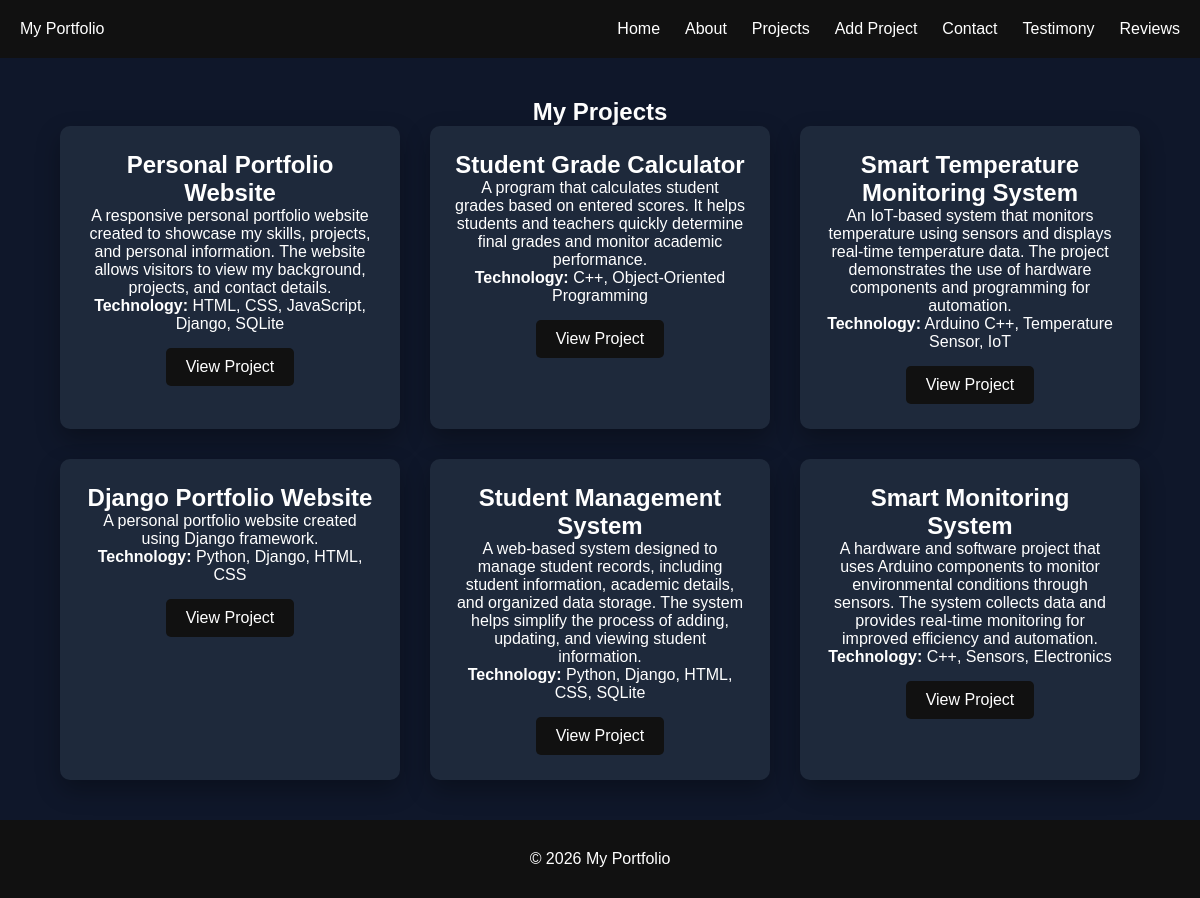
The app's page /projects/, older data.
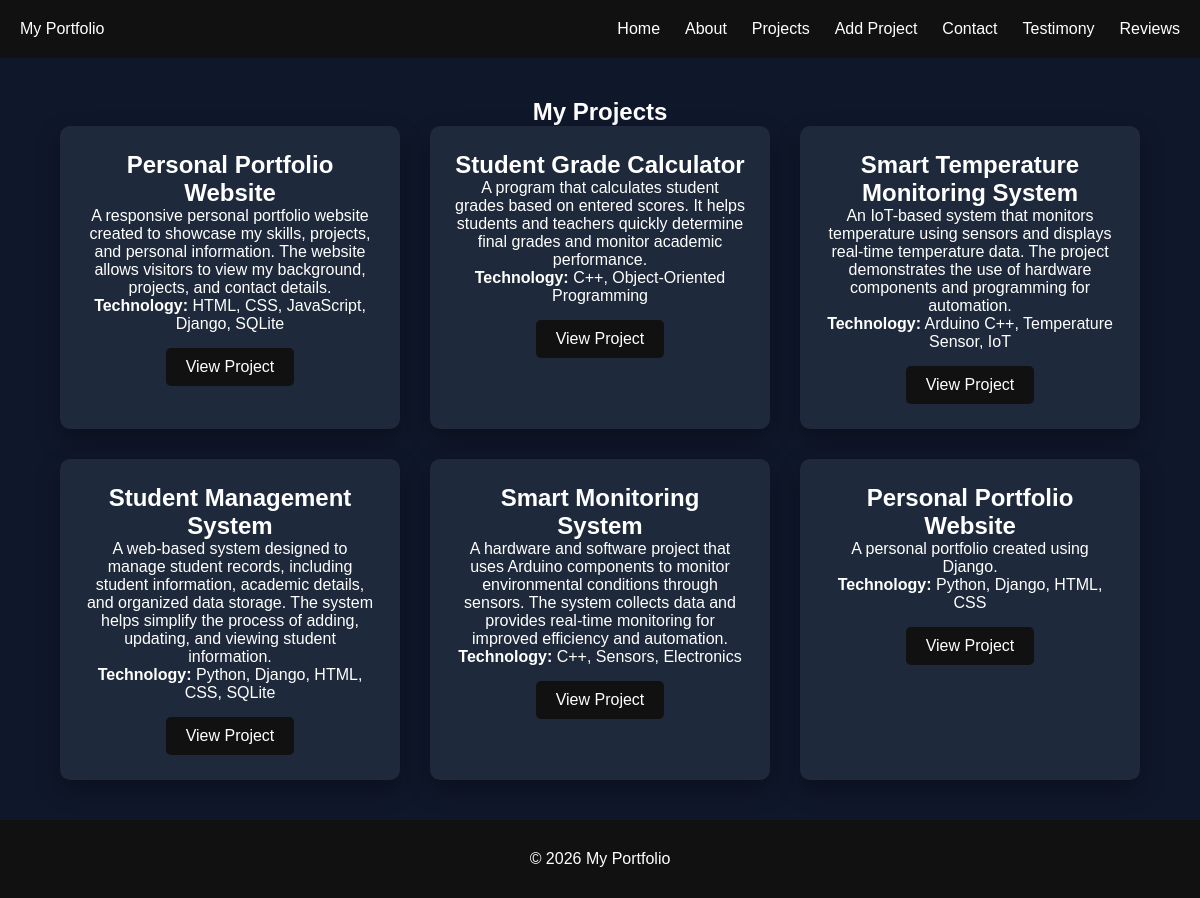
The same page, newer data.
### website/models.py (models this page shows, shortened)
class Project(models.Model):
    project_name = models.CharField(max_length=100)
    description = models.TextField()
    tech_stack = models.CharField(max_length=200)
    link = models.URLField(blank=True)

### website/views.py (the view)
# urls.py: path('projects/', views.projects, name='projects'),
def projects(request):
    projects = Project.objects.all()
    return render(
        request,
        'projects.html',
        {
            'projects': projects
        }
    )

### templates/projects.html (shortened to what this page needs)
{% extends 'base.html' %}
{% block content %}
<section class="projects-section">
    <div class="projects-container">
        <h1>
            My Projects
        </h1>
        <div class="projects-grid">
            {% for project in projects %}
            <div class="project-card">
                <h2>
                    {{ project.project_name }}
                </h2>
                <p>
                    {{ project.description }}
                </p>
                <p>
                    <strong>Technology:</strong>
                    {{ project.tech_stack }}
                </p>
                <a href="{% url 'project_detail' project.id %}">
                    View Project
                </a>
            </div>
            {% empty %}
            <p>
                No projects available.
            </p>
            {% endfor %}
        </div>
    </div>
</section>
{% endblock %}

Row changes from the older to the newer data that the page shows:
removed Project: project_name "Django Portfolio Website", description "A personal portfolio website created using Django framework.", tech_stack "Python, Django, HTML, CSS"
added Project: project_name "Personal Portfolio Website", description "A personal portfolio created using Django.", tech_stack "Python, Django, HTML, CSS"
